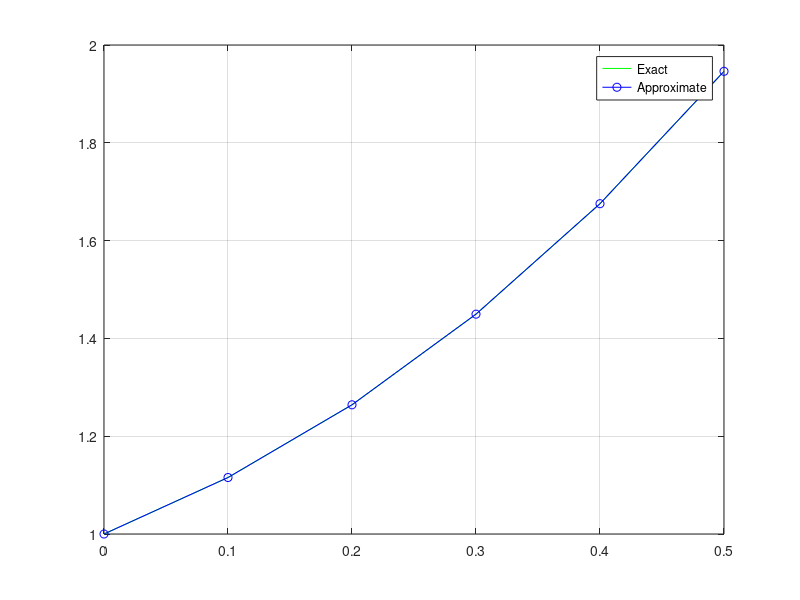

Recreate this plot in MATLAB.
% Rk4 Módszer
% y'(t)=2t+y diff. egyenlet megoldása y(0) = 1, h = 0.1, b = 0.4

n = 5; % Iteráció hossza
y0 = 1; % y0 értéke
t0 = 0; % t0 értéke
h = 0.1; % lépés mérete
f = @(t, y) (2 * t) + y; % függvény meghatározása
yexact = @(t) ((-2) * (t + 1) + (3 * exp(t))); % egzakt függvény meghatározása
t=[t0 zeros(1, n)]; % t tömb feltöltése nullákkal
y = zeros(size(t)); % y tömb feltöltése nullákkal
ye = zeros(size(t)); % ye tömb feltöltése nullákkal(egzakt megoldáshoz)

y(1) = y0; % y tömb első elemének inicializálása
t(1) = t0; % t tömb első elemének inicializálása
fprintf('%7s %7s %7s %7s \n','i','t(i)','y(i)', 'ye(i)'); % fejléc kiíratása
for i=1:n
  % Rk4 módszer megoldása:
  % k1 = f (ti, yi)
  % k2 = f (ti + h/2, yi + (h/2) k1)
  % k3 = f (ti + h/2, yi + (h/2) k2)
  % k4 = f (ti + h, y0 + h * k3)
  % yi = yi-1 + [(k1 + 2k2 + 2k3 + k4) /6] *h

  t(i + 1)=t(i) + h;

  k1 = f(t(i), y(i));
  y1 = y(i) + k1 * h/2;
  t1 = t(i) + (h / 2);

  k2 = f(t1, y1);
  y2 = y(i) + k2 * h/2;
  t2 = t(i) + (h / 2);

  k3 = f(t2, y2);
  y3 = y(i) + k3 * h;
  t3 = t(i) + h;

  k4 = f(t3, y3);

  y(i+1) = y(i) + (k1+2*k2+2*k3+k4)*h/6;
  ye(i) = yexact(t(i)); % egzakt függvény kiszámolása a t(i) pontban
  fprintf('%7d %7.2f %7.3f %7.3f \n',i, t(i), y(i), ye(i)); % iteráció eredményeinek kiírása
end

% függvények ábrázolása
plot(t, yexact(t), 'g', t, y, 'b-o');
legend('Exact', 'Approximate');
grid on
